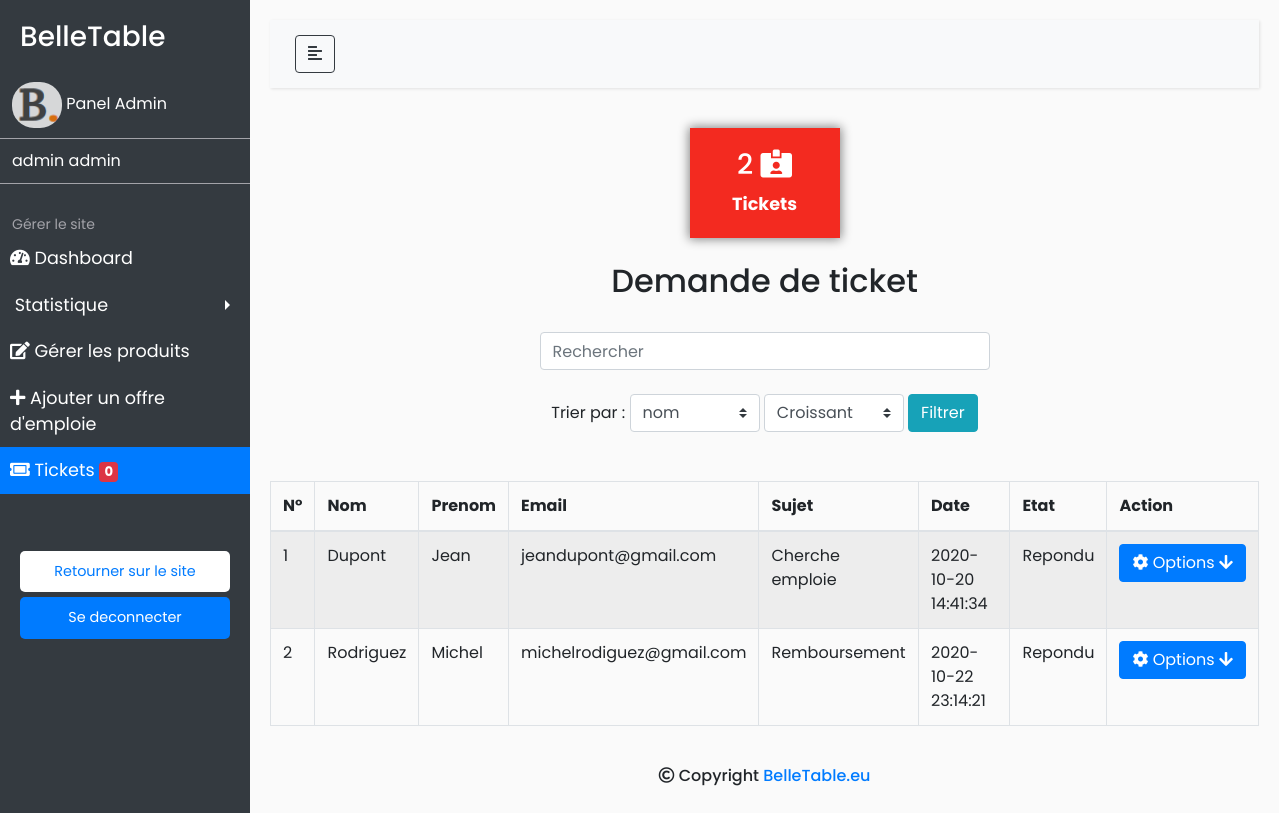
/admin/tickets.php (signed in), run on the app's committed database.
### tables this page shows
CREATE TABLE IF NOT EXISTS `contact` (
  `id` int(11) NOT NULL AUTO_INCREMENT,
  `nom` varchar(120) NOT NULL,
  `prenom` varchar(120) NOT NULL,
  `email` varchar(120) NOT NULL,
  `sujet` varchar(120) NOT NULL,
  `message` text NOT NULL,
  `date_creation` datetime NOT NULL,
  `etat` varchar(120) NOT NULL,
  PRIMARY KEY (`id`)
);

### admin/tickets.php (the view, shortened to what this page needs)
<!DOCTYPE html>
<html>
<head>
    <?php
      require_once("include/en-tete.php");
    ?>
    <?php
      $req = "SELECT * FROM contact" ;
      $requete = mysqli_query($bdd,$req);
    ?>
</head>
<body>
  <?php include("include/menu.php"); ?>
  <div id="content">
    <nav class="navbar navbar-expand-lg navbar-light bg-light">
        <div class="container-fluid">
            <button type="button" id="sidebarCollapse" class="btn btn-outline-dark">
                <i class="fas fa-align-left"></i>
            </button>
        </div>
    </nav>
    <div align="center">
      <div class="info-box box4" style="width: 150px; height: 110px;">
        <div class="text-box">
          <h3><?php $countUtilisateur = "SELECT count(id) FROM contact"; $reqNbUtilisateur = mysqli_query($bdd,$countUtilisateur); $nbUser = mysqli_fetch_assoc($reqNbUtilisateur); echo $nbUser['count(id)']; ?> <i class="fas fa-id-card-alt"></i></h3>
          <p>Tickets</p>
        </div>
      </div>
    </div>
    <br>
    <center>
      <h2>
        <?php if(@$filtre): ?>
          Recherche <?php if($critere=="email" || $critere == "etat"): ?> de l'<?php else: ?> du <?php endif; ?><?php echo $critere ; ?>
        <?php elseif(@$_GET['etat']): ?>
          Modification de l'etat
        <?php else: ?>
          Demande de ticket
        <?php endif; ?>
      </h2>
    </center>
    <?php if(!isset($_GET['etat'])): ?>
      <?php if(!isset($modifier) && !isset($_GET['action'])): ?>
        <center>
          <br>
          <form action="" method="post">
            <input type="text" class="form-control" style="width: 450px;" placeholder="Rechercher" name="search">
            <br>
            <label for="critere"> Trier par : </label>
            <select name="critere" class="custom-select" id="critere" style="width: 130px;">
              <option value="nom"> nom </option>
            </select>
            <select name="tri" class="custom-select" style="width: 140px;">
              <option value="ASC">Croissant</option>
            </select>
            <input type="submit" class="btn btn-info" value="Filtrer" name="monBoutonTri"> <br><br><br>
          </form>
        </center>
      <?php endif; ?>
      <div class="table-responsive" >
        <table class="table table-hover table-striped table-bordered table-sm-responsive">
          <thead>
            <tr>
              <th>N°</th>
              <th>Nom</th>
              <th>Prenom</th>
              <th>Email</th>
              <th>Sujet</th>
              <th>Date</th>
              <th>Etat</th>
              <th>Action</th>
            </tr>
          </thead>
          <tbody>
            <?php $i = 0 ; ?>
            <?php while ($userInfo = mysqli_fetch_assoc($requete)): ?>
              <tr> <?php $i++; ?>
                <td><?php echo $i; ?></td>
                <td><?php echo $userInfo['nom']; ?></td>
                <td><?php echo $userInfo['prenom']; ?></td>
                <td><?php echo $userInfo['email']; ?></td>
                <td><?php echo $userInfo['sujet']; ?></td>
                <td><?php echo $userInfo['date_creation']; ?></td>
                <td><?php echo $userInfo['etat']; ?></td>
                <td>
                  <div class="dropdown">
                    <button class="btn btn-primary" type="button" id="dropdownMenu1" data-toggle="dropdown" aria-haspopup="true" aria-expanded="false"><i class="fas fa-cog"></i> Options <i class="fas fa-arrow-down"></i> </button>
                  </div>
                </td>
              </tr>
            <?php endwhile; ?>
          </tbody>
        </table>
      </div>
    <?php endif; ?>
    <br>
    <?php include("include/footer.php"); ?>
  </div>
</body>
</html>

### admin/css/style.css (style rules this page uses)
body { font-family: 'Poppins', sans-serif; background: #fafafa; }
p { font-family: 'Poppins', sans-serif; font-size: 1.1em; font-weight: 300; line-height: 1.7em; color: #999; }
.navbar { padding: 15px 10px; background: #fff; border: none; border-radius: 0; margin-bottom: 40px; box-shadow: 1px 1px 3px rgba(0, 0, 0, 0.1); }
#content { width: 100%; padding: 20px; min-height: 100vh; transition: all 0.3s; }
.info-box { -webkit-box-shadow: 0px 0px 25px 10px rgba(0,0,0,0.49); box-shadow: 0px 0px 10px 1px rgba(0,0,0,0.49); }
.box4 { background-color: #f32a20; }
.text-box { color: white; margin: 10px 0; padding-top: 20px; }
.text-box p { color: white; font-weight: bold; }

### data on the page
contact: nom "Dupont", prenom "Jean", email "jeandupont@gmail.com", sujet "Cherche emploie", date_creation "2020-10-20 14:41:34", etat "Repondu"
contact: nom "Rodriguez", prenom "Michel", email "michelrodiguez@gmail.com", sujet "Remboursement", date_creation "2020-10-22 23:14:21", etat "Repondu"

### other printed values
$_SESSION['nom'] "admin"
$_SESSION['prenom'] "admin"
$nbUser['count(id)'] "2"
